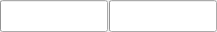
<?xml version="1.0" encoding="UTF-8"?>
<ui version="4.0">
 <class>FloatingWindow</class>
 <widget class="QWidget" name="FloatingWindow">
  <property name="geometry">
   <rect>
    <x>0</x>
    <y>0</y>
    <width>217</width>
    <height>32</height>
   </rect>
  </property>
  <property name="sizePolicy">
   <sizepolicy hsizetype="Expanding" vsizetype="Expanding">
    <horstretch>0</horstretch>
    <verstretch>0</verstretch>
   </sizepolicy>
  </property>
  <property name="font">
   <font>
    <family>MiSans</family>
    <pointsize>12</pointsize>
   </font>
  </property>
  <property name="windowTitle">
   <string>Form</string>
  </property>
  <layout class="QHBoxLayout" name="horizontalLayout" stretch="1,1">
   <property name="spacing">
    <number>1</number>
   </property>
   <property name="leftMargin">
    <number>0</number>
   </property>
   <property name="topMargin">
    <number>0</number>
   </property>
   <property name="rightMargin">
    <number>0</number>
   </property>
   <property name="bottomMargin">
    <number>0</number>
   </property>
   <item>
    <widget class="QProgressBar" name="B_time">
     <property name="sizePolicy">
      <sizepolicy hsizetype="Expanding" vsizetype="Expanding">
       <horstretch>0</horstretch>
       <verstretch>0</verstretch>
      </sizepolicy>
     </property>
     <property name="font">
      <font>
       <family>MiSans</family>
       <pointsize>12</pointsize>
      </font>
     </property>
     <property name="value">
      <number>0</number>
     </property>
     <property name="textVisible">
      <bool>false</bool>
     </property>
    </widget>
   </item>
   <item>
    <widget class="QProgressBar" name="B_drink">
     <property name="sizePolicy">
      <sizepolicy hsizetype="Expanding" vsizetype="Expanding">
       <horstretch>0</horstretch>
       <verstretch>0</verstretch>
      </sizepolicy>
     </property>
     <property name="value">
      <number>0</number>
     </property>
     <property name="textVisible">
      <bool>false</bool>
     </property>
    </widget>
   </item>
  </layout>
 </widget>
 <resources/>
 <connections/>
</ui>
